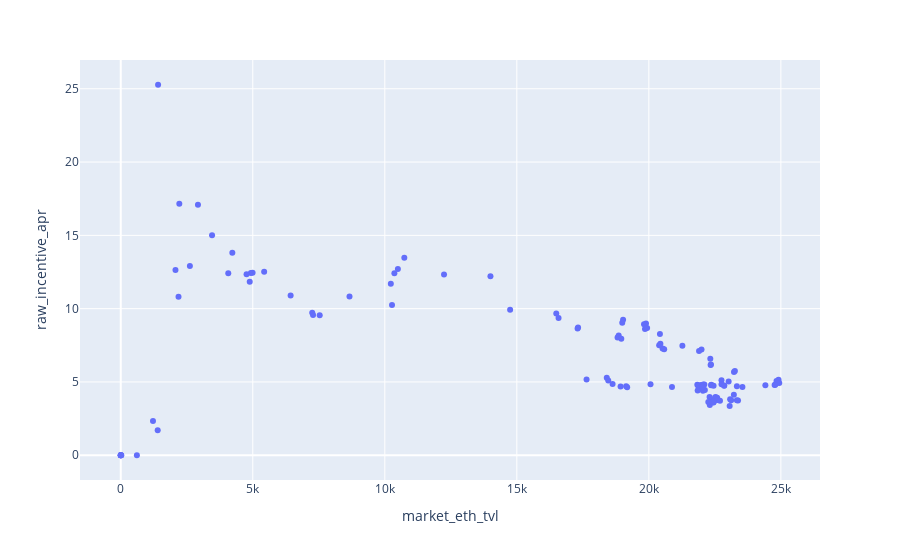

Notebook code for this chart:
### Code cell
px.scatter(wstETH_cbETH_apr_df, x='market_eth_tvl', y='raw_incentive_apr')

### Figure 1 — Plotly figure (JSON) as saved in the notebook; plotly's stock layout.template omitted (floating-point values rounded to 4 significant figures; data arrays with more than 128 entries replaced by an {"elided": "..."} marker saying what was removed)
{"data": [{"hovertemplate": "market_eth_tvl=%{x}<br>raw_incentive_apr=%{y}<extra></extra>", "legendgroup": "", "marker": {"color": "#636efa", "symbol": "circle"}, "mode": "markers", "name": "", "orientation": "v", "showlegend": false, "type": "scatter", "x": {"elided": "131 float values"}, "xaxis": "x", "y": {"elided": "131 float values"}, "yaxis": "y"}], "layout": {"legend": {"tracegroupgap": 0}, "margin": {"t": 60}, "xaxis": {"anchor": "y", "domain": [0, 1], "title": {"text": "market_eth_tvl"}}, "yaxis": {"anchor": "x", "domain": [0, 1], "title": {"text": "raw_incentive_apr"}}}}
